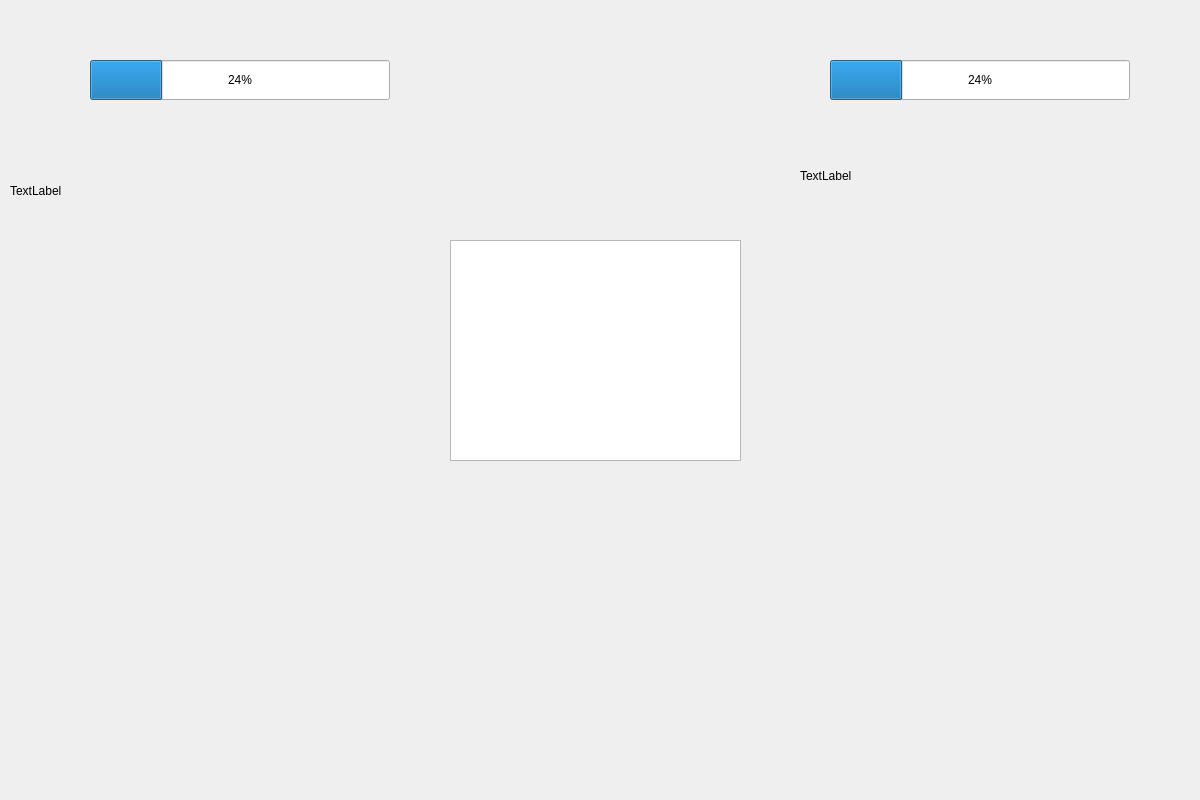
<?xml version="1.0" encoding="UTF-8"?>
<ui version="4.0">
 <class>GymForBattle</class>
 <widget class="QWidget" name="GymForBattle">
  <property name="geometry">
   <rect>
    <x>0</x>
    <y>0</y>
    <width>1200</width>
    <height>800</height>
   </rect>
  </property>
  <property name="windowTitle">
   <string>Form</string>
  </property>
  <widget class="QLabel" name="p1_label">
   <property name="geometry">
    <rect>
     <x>10</x>
     <y>160</y>
     <width>161</width>
     <height>61</height>
    </rect>
   </property>
   <property name="text">
    <string>TextLabel</string>
   </property>
  </widget>
  <widget class="QLabel" name="p2_label">
   <property name="geometry">
    <rect>
     <x>800</x>
     <y>160</y>
     <width>131</width>
     <height>31</height>
    </rect>
   </property>
   <property name="text">
    <string>TextLabel</string>
   </property>
  </widget>
  <widget class="QTableView" name="tableView">
   <property name="geometry">
    <rect>
     <x>450</x>
     <y>240</y>
     <width>291</width>
     <height>221</height>
    </rect>
   </property>
  </widget>
  <widget class="QProgressBar" name="hp_p1">
   <property name="geometry">
    <rect>
     <x>90</x>
     <y>60</y>
     <width>300</width>
     <height>40</height>
    </rect>
   </property>
   <property name="value">
    <number>24</number>
   </property>
  </widget>
  <widget class="QProgressBar" name="hp_p2">
   <property name="geometry">
    <rect>
     <x>830</x>
     <y>60</y>
     <width>300</width>
     <height>40</height>
    </rect>
   </property>
   <property name="value">
    <number>24</number>
   </property>
  </widget>
 </widget>
 <resources/>
 <connections/>
</ui>
